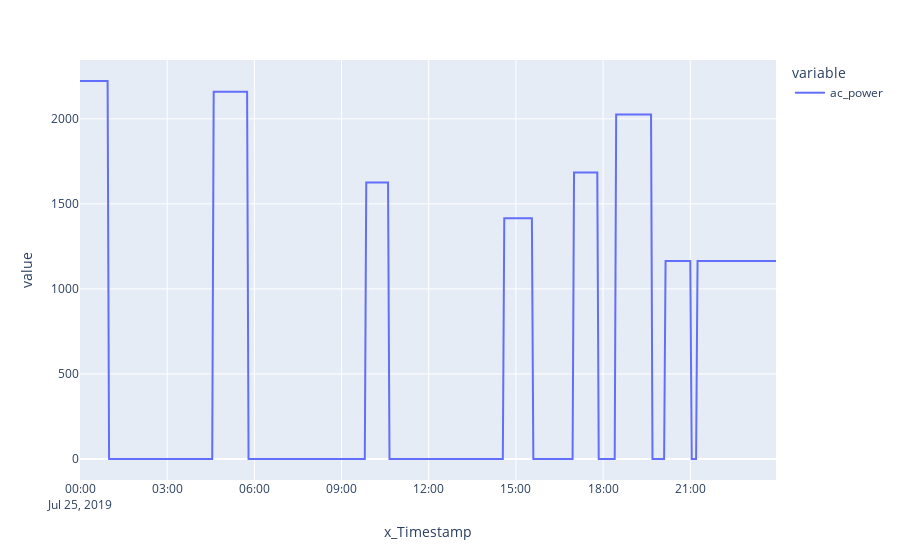

Notebook code cell kept with this figure:
### Code cell
g['ac_power'].plot()

### Figure 1 — Plotly figure (JSON) as saved in the notebook; plotly's stock layout.template omitted (floating-point values rounded to 4 significant figures; data arrays with more than 128 entries replaced by an {"elided": "..."} marker saying what was removed)
{"data": [{"hovertemplate": "variable=ac_power<br>x_Timestamp=%{x}<br>value=%{y}<extra></extra>", "legendgroup": "ac_power", "line": {"color": "#636efa", "dash": "solid"}, "mode": "lines", "name": "ac_power", "orientation": "v", "showlegend": true, "type": "scatter", "x": {"elided": "480 str values"}, "xaxis": "x", "y": {"elided": "480 float values"}, "yaxis": "y"}], "layout": {"legend": {"title": {"text": "variable"}, "tracegroupgap": 0}, "margin": {"t": 60}, "xaxis": {"anchor": "y", "domain": [0, 1], "title": {"text": "x_Timestamp"}}, "yaxis": {"anchor": "x", "domain": [0, 1], "title": {"text": "value"}}}}
